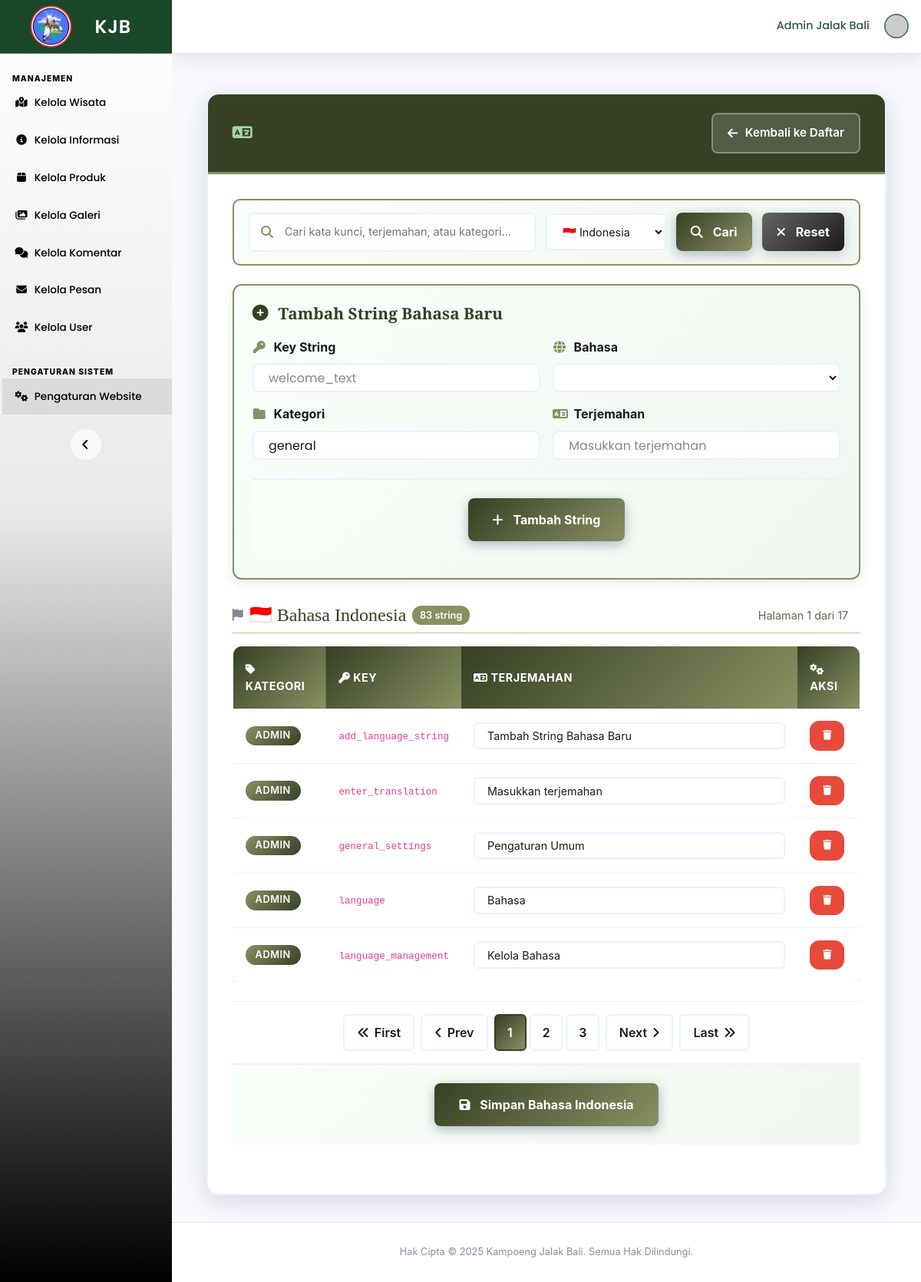
Screenshot of /dashboard/index.php?page=pengaturan&language=id&page_id=1 (signed in) with the database file from the repository.
### tables this page shows
CREATE TABLE language_strings (
  id_string INT AUTO_INCREMENT PRIMARY KEY,
  string_key VARCHAR(255) NOT NULL,
  bahasa VARCHAR(10) NOT NULL DEFAULT 'id',
  terjemahan TEXT NOT NULL,
  kategori VARCHAR(50) DEFAULT 'general',
  tanggal_dibuat TIMESTAMP DEFAULT CURRENT_TIMESTAMP,
  tanggal_diubah TIMESTAMP DEFAULT CURRENT_TIMESTAMP ON UPDATE CURRENT_TIMESTAMP,
  UNIQUE KEY unique_key_lang (string_key, bahasa)
);

### dashboard/pages/crud_pengaturan.php (the view, shortened to what this page needs)
<?php
$items_per_page = 5;
$is_language_management = isset($_GET['search']) || isset($_GET['language']) || isset($_GET['page_id']) || isset($_GET['page_en']);
$search_term = '';
$language_filter = '';
if (isset($_GET['language']) && !empty($_GET['language'])) {
    $language_filter = mysqli_real_escape_string($koneksi, $_GET['language']);
}
$bahasa_data = [];
$languages = ['id', 'en'];
foreach ($languages as $lang) {
    if (!empty($language_filter) && $language_filter != $lang) {
        continue;
    }
    $current_page = isset($_GET["page_$lang"]) ? max(1, intval($_GET["page_$lang"])) : 1;
    $offset = ($current_page - 1) * $items_per_page;
    $where_conditions = ["bahasa = '$lang'"];
    $where_clause = implode(' AND ', $where_conditions);
    $language_query = "SELECT * FROM language_strings WHERE $where_clause
                      ORDER BY kategori, string_key
                      LIMIT $offset, $items_per_page";
    $count_query = "SELECT COUNT(*) as total FROM language_strings WHERE $where_clause";
    $count_result = mysqli_query($koneksi, $count_query);
    $total_items = 0;
    if ($count_result) {
        $total_items = mysqli_fetch_assoc($count_result)['total'];
    }
    $total_pages = ceil($total_items / $items_per_page);
    $result = mysqli_query($koneksi, $language_query);
    $language_strings = [];
    if ($result) {
        while ($row = mysqli_fetch_assoc($result)) {
            $language_strings[$row['kategori']][$row['string_key']] = $row;
        }
    }
    $bahasa_data[$lang] = [
        'strings' => $language_strings,
        'current_page' => $current_page,
        'total_pages' => $total_pages,
        'total_items' => $total_items,
        'offset' => $offset
    ];
}
$kategori_pengaturan = ['umum', 'kontak', 'sosial', 'hero', 'about', 'struktur', 'wisata', 'galeri', 'produk', 'informasi', 'footer', 'navbar', 'theme'];
?>
<div class="container-fluid">
    <div class="settings-content-area" id="settingsContent" style="<?php echo $is_language_management ? 'display: block;' : 'display: none;'; ?>">
        <?php if ($is_language_management): ?>
            <div class="settings-content-header">
                <h3><i class="fas fa-language"></i> Kelola Bahasa</h3>
                <button class="back-to-cards">
                    <i class="fas fa-arrow-left"></i> Kembali ke Daftar
                </button>
            </div>
            <div class="language-management">
                <div class="language-search-container">
                    <form method="GET" id="languageSearchForm">
                        <div class="language-search-box">
                            <div class="language-search-input">
                                <i class="fas fa-search"></i>
                                <input type="text" name="search" value="<?php echo htmlspecialchars($search_term); ?>"
                                       placeholder="Cari kata kunci, terjemahan, atau kategori..." autocomplete="off">
                            </div>
                            <div class="language-filter">
                                <select name="language">
                                    <option value="id" <?php echo $language_filter == 'id' ? 'selected' : ''; ?>>🇮🇩 Indonesia</option>
                                </select>
                            </div>
                            <button type="submit" class="btn-save" style="min-width: auto; padding: 0.8rem 1.2rem;">
                                <i class="fas fa-search"></i> Cari
                            </button>
                            <?php if (!empty($search_term) || !empty($language_filter)): ?>
                                <a href="?page=pengaturan" class="btn-cancel" style="min-width: auto; padding: 0.8rem 1.2rem;">
                                    <i class="fas fa-times"></i> Reset
                                </a>
                            <?php endif; ?>
                        </div>
                    </form>
                </div>
                <div class="add-language-card">
                    <h4><i class="fas fa-plus-circle"></i> Tambah String Bahasa Baru</h4>
                    <form method="POST" id="addLanguageForm">
                        <div class="add-language-form-grid">
                            <div class="compact-form-group">
                                <label><i class="fas fa-key"></i> Key String</label>
                                <input type="text" name="string_key" class="form-control" placeholder="welcome_text" required>
                            </div>
                            <div class="compact-form-group">
                                <label><i class="fas fa-globe"></i> Bahasa</label>
                                <select name="bahasa" class="form-control" required>
                                    <option value="">-- Pilih --</option>
                                </select>
                            </div>
                            <div class="compact-form-group">
                                <label><i class="fas fa-folder"></i> Kategori</label>
                                <input type="text" name="kategori" class="form-control" placeholder="general" value="general" required>
                            </div>
                            <div class="compact-form-group">
                                <label><i class="fas fa-language"></i> Terjemahan</label>
                                <input type="text" name="terjemahan" class="form-control" placeholder="Masukkan terjemahan" required>
                            </div>
                        </div>
                        <div class="settings-actions-compact">
                            <button type="submit" name="tambah_bahasa" class="btn-save">
                                <i class="fas fa-plus"></i> Tambah String
                            </button>
                        </div>
                    </form>
                </div>
                <?php
                $id_data = isset($bahasa_data['id']) ? $bahasa_data['id'] : ['strings' => [], 'current_page' => 1, 'total_pages' => 0, 'total_items' => 0];
                $en_data = isset($bahasa_data['en']) ? $bahasa_data['en'] : ['strings' => [], 'current_page' => 1, 'total_pages' => 0, 'total_items' => 0];
                $total_all_items = $id_data['total_items'] + $en_data['total_items'];
                ?>
                <?php if ($total_all_items > 0): ?>
                    <?php if ($id_data['total_items'] > 0): ?>
                        <div class="language-section" style="margin-bottom: 2rem;">
                            <div class="language-header" style="display: flex; align-items: center; justify-content: space-between; margin-bottom: 1rem; padding-bottom: 0.5rem; border-bottom: 1px solid var(--tan);">
                                <div style="display: flex; align-items: center; gap: 0.5rem;">
                                    <i class="fas fa-flag"></i>
                                    <h4 style="margin: 0; color: var(--dark-green);">🇮🇩 Bahasa Indonesia</h4>
                                    <span style="background: var(--muted-green); color: white; padding: 0.2rem 0.6rem; border-radius: 12px; font-size: 0.8rem; font-weight: 600;">
                                        <?php echo $id_data['total_items']; ?> string
                                    </span>
                                </div>
                                <div class="pagination-info">
                                    Halaman <?php echo $id_data['current_page']; ?> dari <?php echo $id_data['total_pages']; ?>
                                </div>
                            </div>
                            <form method="POST">
                                <div class="table-responsive">
                                    <table class="language-table-clean">
                                        <thead>
                                            <tr>
                                                <th width="15%"><i class="fas fa-tag"></i> Kategori</th>
                                                <th width="20%"><i class="fas fa-key"></i> Key</th>
                                                <th width="55%"><i class="fas fa-language"></i> Terjemahan</th>
                                                <th width="10%"><i class="fas fa-cogs"></i> Aksi</th>
                                            </tr>
                                        </thead>
                                        <tbody>
                                            <?php foreach ($id_data['strings'] as $kategori => $strings): ?>
                                                <?php foreach ($strings as $key => $string): ?>
                                                    <tr>
                                                        <td>
                                                            <span class="badge"><?php echo ucfirst($kategori); ?></span>
                                                        </td>
                                                        <td><code><?php echo $key; ?></code></td>
                                                        <td>
                                                            <input type="text"
                                                                   name="bahasa[<?php echo $string['id_string']; ?>]"
                                                                   value="<?php echo htmlspecialchars($string['terjemahan']); ?>"
                                                                   class="form-control">
                                                        </td>
                                                        <td>
                                                            <a href="javascript:void(0)"
                                                               onclick="confirmDelete(<?php echo $string['id_string']; ?>)"
                                                               class="btn btn-danger btn-sm">
                                                                <i class="fas fa-trash"></i>
                                                            </a>
                                                        </td>
                                                    </tr>
                                                <?php endforeach; ?>
                                            <?php endforeach; ?>
                                        </tbody>
                                    </table>
                                </div>
                                <?php if ($id_data['total_pages'] > 1): ?>
                                    <div class="language-pagination">
                                        <a href="<?php echo buildPaginationUrl('id', 1); ?>" class="pagination-btn <?php echo $id_data['current_page'] == 1 ? 'disabled' : ''; ?>">
                                            <i class="fas fa-angle-double-left"></i> First
                                        </a>
                                        <a href="<?php echo buildPaginationUrl('id', max(1, $id_data['current_page'] - 1)); ?>" class="pagination-btn <?php echo $id_data['current_page'] == 1 ? 'disabled' : ''; ?>">
                                            <i class="fas fa-angle-left"></i> Prev
                                        </a>
                                        <div class="pagination-numbers">
                                            <?php
                                            $start_page = max(1, $id_data['current_page'] - 2);
                                            $end_page = min($id_data['total_pages'], $id_data['current_page'] + 2);
                                            for ($i = $start_page; $i <= $end_page; $i++): ?>
                                                <a href="<?php echo buildPaginationUrl('id', $i); ?>" class="page-number <?php echo $i == $id_data['current_page'] ? 'active' : ''; ?>">
                                                    <?php echo $i; ?>
                                                </a>
                                            <?php endfor; ?>
                                        </div>
                                        <a href="<?php echo buildPaginationUrl('id', min($id_data['total_pages'], $id_data['current_page'] + 1)); ?>" class="pagination-btn <?php echo $id_data['current_page'] == $id_data['total_pages'] ? 'disabled' : ''; ?>">
                                            Next <i class="fas fa-angle-right"></i>
                                        </a>
                                        <a href="<?php echo buildPaginationUrl('id', $id_data['total_pages']); ?>" class="pagination-btn <?php echo $id_data['current_page'] == $id_data['total_pages'] ? 'disabled' : ''; ?>">
                                            Last <i class="fas fa-angle-double-right"></i>
                                        </a>
                                    </div>
                                <?php endif; ?>
                                <div class="settings-actions-compact">
                                    <button type="submit" name="update_bahasa" class="btn-save">
                                        <i class="fas fa-save"></i> Simpan Bahasa Indonesia
                                    </button>
                                </div>
                            </form>
                        </div>
                    <?php endif; ?>
                <?php endif; ?>
            </div>
        <?php else: ?>
        <?php endif; ?>
    </div>
</div>
<?php
function buildPaginationUrl($language, $page) {
    $params = ['page' => 'pengaturan'];
    if (!empty($_GET['language'])) {
        $params['language'] = $_GET['language'];
    }
    $params["page_$language"] = $page;
    unset($params["page_$other_lang"]);
    return '?' . http_build_query($params);
}
?>

### dashboard/index.php (style rules this page uses)
:root { --brown: #4c3d19; --dark-green: #354024; --muted-green: #889063; --tan: #cfbb99; --cream: #e5d7c4; --text: #2d2a23; --muted-text: #6b6458; --white: #ffffff; --font-heading: "Playfair Display", serif; --font-body: "Poppins", sans-serif; }
.container-fluid { padding: 0.8rem 1rem; }

### rows the page displays
language_strings: kategori "ADMIN", key "add_language_string", terjemahan "Tambah String Bahasa Baru"
language_strings: kategori "ADMIN", key "enter_translation", terjemahan "Masukkan terjemahan"
language_strings: kategori "ADMIN", key "general_settings", terjemahan "Pengaturan Umum"
language_strings: kategori "ADMIN", key "language", terjemahan "Bahasa"
language_strings: kategori "ADMIN", key "language_management", terjemahan "Kelola Bahasa"

### other values shown
get_setting('navbar_site_name', 'KJB') "KJB"
t('management') ?: 'Manajemen' "MANAJEMEN"
t('manage_tourism') ?: 'Kelola Wisata' "Kelola Wisata"
t('manage_information') ?: 'Kelola Informasi' "Kelola Informasi"
t('manage_products') ?: 'Kelola Produk' "Kelola Produk"
t('manage_gallery') ?: 'Kelola Galeri' "Kelola Galeri"
t('manage_comments') ?: 'Kelola Komentar' "Kelola Komentar"
t('manage_messages') ?: 'Kelola Pesan' "Kelola Pesan"
t('manage_users') ?: 'Kelola User' "Kelola User"
$user_nama "Admin Jalak Bali"
$id_data['total_items'] "83"
$id_data['current_page'] "1"
$id_data['total_pages'] "17"
